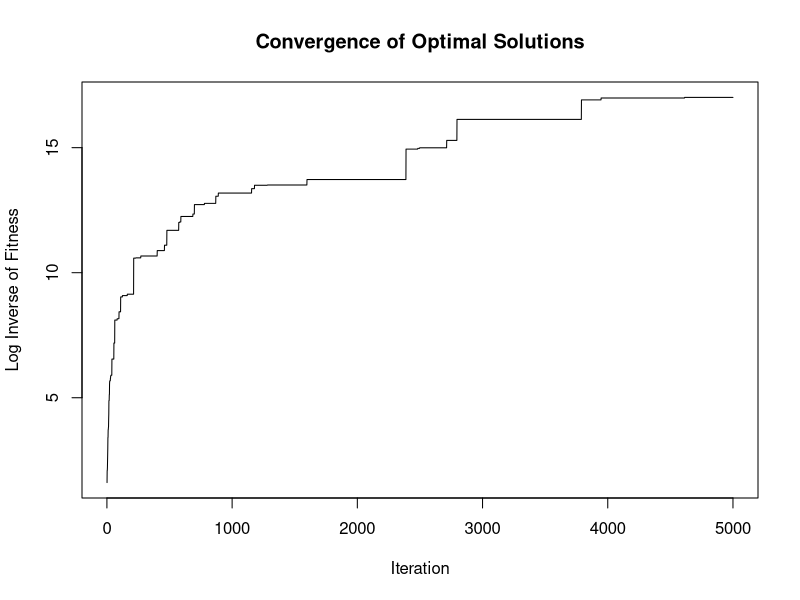

The R source for this figure:
#Terminology
  #The fitness function is what we're trying to optimize
  #A particular solution is an individual
  #The data of a solution is the Chromosome
  #The Chromosome is made up of Genes
  #Cross-Over is new individuals created by 'cross breeding' top solutions
  #Elitism is keeping the top X solutions from the previous iteration
  #Mutation is changing one(+) gene(s) in a Chromosome
  #Random immigrants are totally new solutions to the population

#DEVMODE - time the script
codeEnterTime = Sys.time()

#Define the fitness function - this is like an objective function but can include penalty functions and other useful characteristics
  #Our algorithm finds minimums, so we don't need to modify our fitness function
  #This function is the sphere function in 5 dimensions (https://en.wikipedia.org/wiki/Test_functions_for_optimization)
fitnessFunction = function(x, y, z, a, b) {
  #return(abs(x*cos(2*x) + y*cos(2*y) + z*cos(2*z) + a*cos(2*a) + b*cos(2*b)))
  return (x^2 + y^2 + z^2 + a^2 + b^2)
}

#Define parameters
  #Runtime controls - 3 different exit conditions for the optimization routine
  maxIterations = 5000
  maxTime = 170 #170 seconds, 10 seconds short of 3 minutes just for safety's sake
  populationStagnationCap = 1000 #Number of iterations without a new best solution
  burnInPeriod = 100 #Number of iterations to allow before checking stagnation

  #Portfolio parameters - a gene corresponds to a weight for a single stock
  numberOfGenes = 5
  
  #Genetic algorithm parameters
  numberOfIndividuals = 64
  
  numberCrossOvers = (3/16) * numberOfIndividuals
  numberElitists = (1/16) * numberOfIndividuals
  numberMutatedChromosomes = (1/2) * numberOfIndividuals
  numberRandomImmigrants = (1/4) * numberOfIndividuals
  
  mutationRate = 1 #Number of genes to mutate per chromosome
  
#Initialize the algorithm
  #Create initial weight matrix
  weightsMatrixOld = apply(matrix(0, numberOfGenes, numberOfIndividuals), MARGIN = 1, runif)
  
  #Normalize the Weights Matrix
  weightsMatrixOld = sweep(weightsMatrixOld, 1, rowSums(weightsMatrixOld), "/")

  #Instantiate a blank matrix to hold the new solutions
  weightsMatrixNew = matrix(0, numberOfIndividuals, numberOfGenes)
  
  #Create a blank list to store the best solutions
  solutionFitness = c(0)
  
#Record the time entering the optimization procedure
  startTime = Sys.time()
  currentTime = Sys.time()

#Initialize iterations count
  iterations = 0
  
#Initialize population stagnation index
  populationStagnationIndex = 0
  
#Algorithm iteration
  #STEPS CORRESPOND TO THE ORDER THE NEW MATRIX IS FILLED
    #Step 1: Elitism
    #Step 2: Cross-Over
    #Step 3: Mutation
    #Step 4: Random Immigrants (totally new solutions)

while(iterations < maxIterations && (currentTime - startTime) < maxTime && populationStagnationIndex < populationStagnationCap) {
    
  #Create a score vector
  scoreVect = matrix(0, numberOfIndividuals, 1)
  
  #Score the entries
  for(i in 1:numberOfIndividuals) {
    scoreVect[i] = fitnessFunction(weightsMatrixOld[i,1], weightsMatrixOld[i,2], weightsMatrixOld[i,3], weightsMatrixOld[i,4], weightsMatrixOld[i,5])
  }
  
  #Bind the score column to the solutions matrix
  weightsMatrixOld = cbind(weightsMatrixOld, scoreVect)
  
  #Sort by score
  weightsMatrixOld = weightsMatrixOld[order(weightsMatrixOld[,numberOfGenes+1]),]
  
  #Record the best score
  solutionFitness = append(solutionFitness, log(1/weightsMatrixOld[1, numberOfGenes+1]))
  
  #Delete the scores
  weightsMatrixOld = weightsMatrixOld[,-(numberOfGenes+1)]
  
  #Carry over the top individuals to the next population
  for(i in 1:numberElitists) {
    weightsMatrixNew[i,] = weightsMatrixOld[i,]
  }
  
  #Cross-Breed the top solutions using two-point cross-over
  for(i in seq(1, numberCrossOvers, 2)) {
    points = sample(1:numberOfGenes,2)
    #Set new genes for Chromosome i
    weightsMatrixNew[(i+numberElitists),] = weightsMatrixOld[i,]
    weightsMatrixNew[(i+numberElitists), points[1]:points[2]] = weightsMatrixOld[i+1,points[1]:points[2]]
    #Set new genes for Chromosome i+1
    weightsMatrixNew[(i+numberElitists+1),] = weightsMatrixOld[i+1,]
    weightsMatrixNew[(i+numberElitists+1), points[1]:points[2]] = weightsMatrixOld[i,points[1]:points[2]]
  }
  
  #Mutate the top half of solutions
  for(i in 1:numberMutatedChromosomes) {
    mutationIndex = sample(1:numberOfGenes, mutationRate) #Randomly select the gene(s) which will be mutated
    weightsMatrixOld[i,mutationIndex] = runif(1,-1,1)
    weightsMatrixNew[(i + numberElitists + numberCrossOvers),] = weightsMatrixOld[i,]
  }

  #Receive random immigrants
  for(i in 1:numberRandomImmigrants) {
    weightsMatrixNew[(i + numberElitists + numberCrossOvers + numberMutatedChromosomes),] = runif(numberOfGenes, -1, 1)
  }
  
  #Assign new matrix to the old matrix
  weightsMatrixOld = weightsMatrixNew
  
  #Update exit conditions
  iterations = iterations + 1
  currentTime = Sys.time()
  if(iterations > burnInPeriod && solutionFitness[iterations] == solutionFitness[iterations-1]) {
    populationStagnationIndex = populationStagnationIndex + 1
  } else {
    populationStagnationIndex = 0
  }
}
  
#Delete the dummy entry from the solution matrix
  solutionFitness = solutionFitness[-1]
  
#DEVTOOLS - code exit time
  codeExitTime = Sys.time()
  
#Algorithm output
  print("Score:")
  print(fitnessFunction(weightsMatrixOld[i,1], weightsMatrixOld[i,2], weightsMatrixOld[i,3], weightsMatrixOld[i,4], weightsMatrixOld[i,5]))
  print("Best solution:")
  print(weightsMatrixOld[1,])
  print("Iterations:")
  print(iterations)
  print("Time elapsed:")
  print(codeExitTime - codeEnterTime)
  print("Solution convergence")
  plot(solutionFitness, type = "l", main = "Convergence of Optimal Solutions", xlab = "Iteration", ylab = "Log Inverse of Fitness")
  